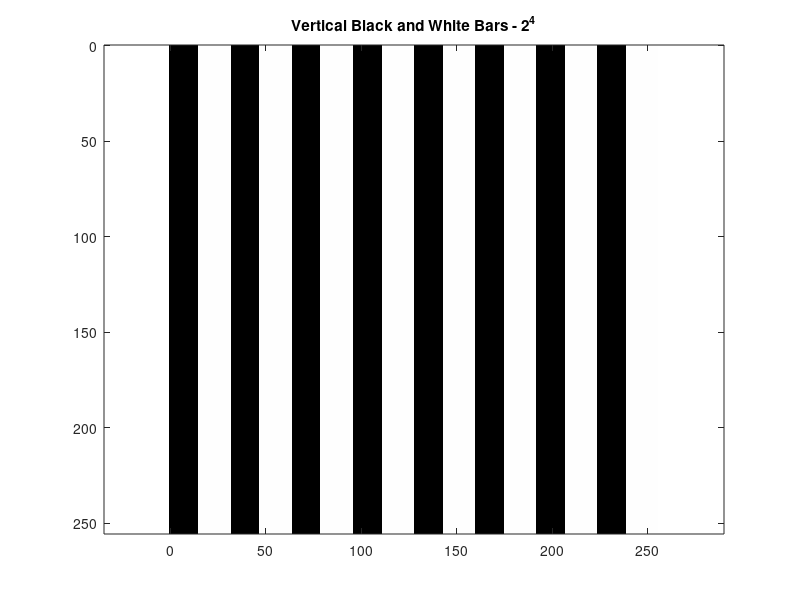
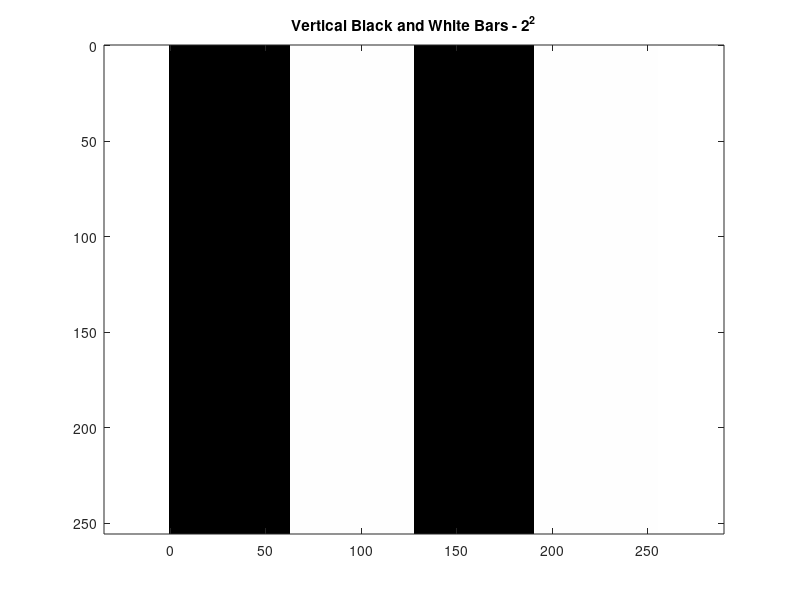
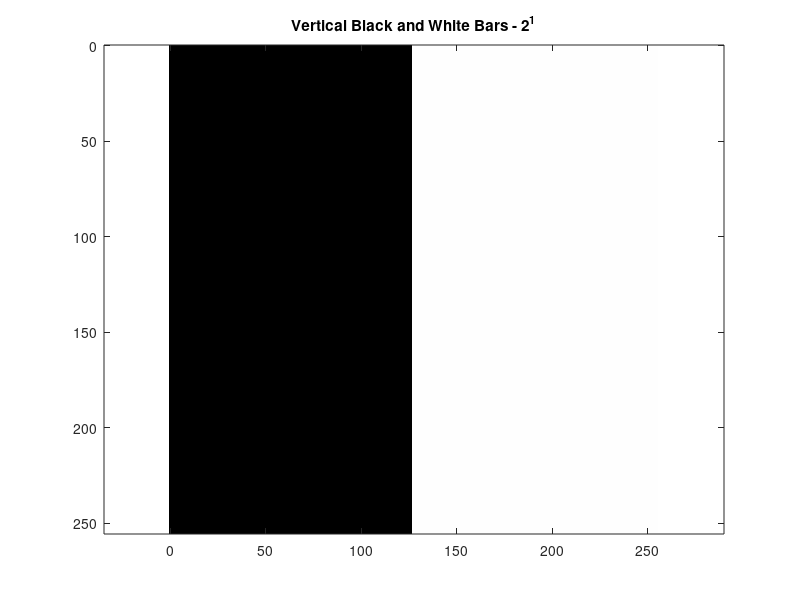

Write MATLAB code to recreate these figures, in order.
function Part5Homework01()
% Creates verticles bars alternating black and white with adjustments to
% the frequency
% Call the function above to run the code
matrixSize = 256;
F = zeros(matrixSize); %Matrix of 256x256 zeros
numberOfBars = 2.^4;
iterations = numberOfBars/2;

%For each iteration, the vertical distance is set,
for i= 1:iterations
    F(1:matrixSize, ((i*matrixSize/numberOfBars) + ...
        ((i-1)*matrixSize/numberOfBars)):(2*i*matrixSize/numberOfBars))...
        = 255;
end
i =0;
figure(1)
image([0 255], [0 255], F);
axis ij  % put 0,0 in UL corner
axis equal
axis tight
title('Vertical Black and White Bars - 2^4');
colormap(gray(256)) % a 256 level (8-bit) grayscale

%%%%%%%%%%%%%%%%%%%%%%%%%%%%%

figure(2)
numberOfBars = 2.^2;
iterations = numberOfBars/2;

%For each iteration, the vertical distance is set,
for i= 1:iterations
    G(1:matrixSize, ((i*matrixSize/numberOfBars) + ...
        ((i-1)*matrixSize/numberOfBars)):(2*i*matrixSize/numberOfBars))...
        = 255;
end
i = 0;
image([0 255], [0 255], G);
axis ij  % put 0,0 in UL corner
axis equal
axis tight
title('Vertical Black and White Bars - 2^2');
colormap(gray(256)) % a 256 level (8-bit) grayscale

%%%%%%%%%%%%%%%%%%%%%%%%%%%%%

figure(3)
numberOfBars = 2;
iterations = numberOfBars/2;

%For each iteration, the vertical distance is set,
for i= 1:iterations
    H(1:matrixSize, ((i*matrixSize/numberOfBars) + ...
        ((i-1)*matrixSize/numberOfBars)):(2*i*matrixSize/numberOfBars))...
        = 255;
end
image([0 255], [0 255], H);
axis ij  % put 0,0 in UL corner
axis equal
axis tight
title('Vertical Black and White Bars - 2^1');
colormap(gray(256)) % a 256 level (8-bit) grayscale

